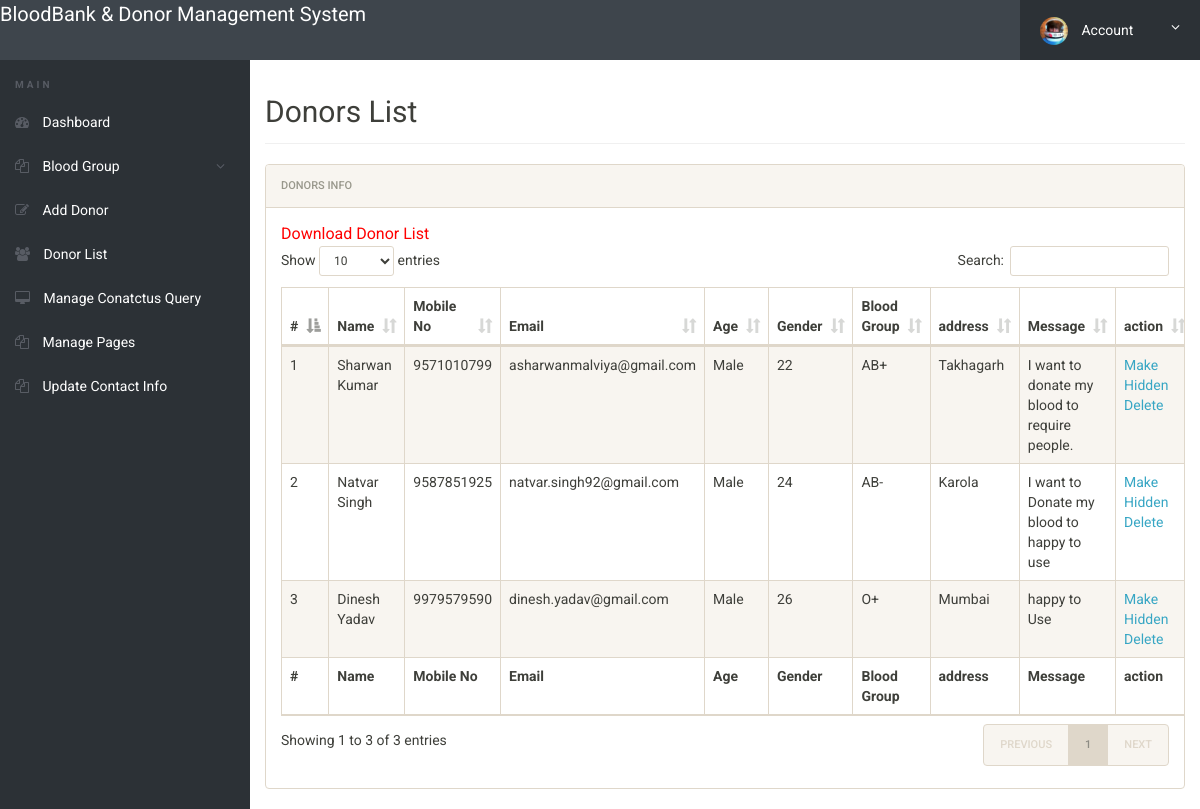
/admin/donor-list.php (signed in), run on the app's committed database.
### tables this page shows
CREATE TABLE `tblblooddonars` (
  `id` int(11) NOT NULL,
  `FullName` varchar(100) DEFAULT NULL,
  `MobileNumber` char(11) DEFAULT NULL,
  `EmailId` varchar(100) DEFAULT NULL,
  `Gender` varchar(20) DEFAULT NULL,
  `Age` int(11) DEFAULT NULL,
  `BloodGroup` varchar(20) DEFAULT NULL,
  `Address` varchar(255) DEFAULT NULL,
  `Message` mediumtext,
  `PostingDate` timestamp NOT NULL DEFAULT CURRENT_TIMESTAMP,
  `status` int(1) DEFAULT NULL
);

### admin/donor-list.php (the view, shortened to what this page needs)
<?php
include('includes/config.php');
if(strlen($_SESSION['alogin'])==0)
	{
header('location:index.php');
}
else{
 ?>
<!doctype html>
<html lang="en" class="no-js">
<head>
	<link rel="stylesheet" href="css/font-awesome.min.css">
	<link rel="stylesheet" href="css/bootstrap.min.css">
	<link rel="stylesheet" href="css/dataTables.bootstrap.min.css">
	<link rel="stylesheet" href="css/bootstrap-social.css">
	<link rel="stylesheet" href="css/bootstrap-select.css">
	<link rel="stylesheet" href="css/fileinput.min.css">
	<link rel="stylesheet" href="css/awesome-bootstrap-checkbox.css">
	<link rel="stylesheet" href="css/style.css">
</head>
<body>
	<?php include('includes/header.php');?>
	<div class="ts-main-content">
		<?php include('includes/leftbar.php');?>
		<div class="content-wrapper">
			<div class="container-fluid">
				<div class="row">
					<div class="col-md-12">
						<h2 class="page-title">Donors List</h2>
						<div class="panel panel-default">
							<div class="panel-heading">Donors Info</div>
							<div class="panel-body">
				<a href="download-records.php" style="color:red; font-size:16px;">Download Donor List</a>
								<table id="zctb" class="display table table-striped table-bordered table-hover" cellspacing="0" width="100%">
									<thead>
										<tr>
										<th>#</th>
											<th>Name</th>
											<th>Mobile No</th>
											<th>Email</th>
											<th>Age</th>
											<th>Gender</th>
											<th>Blood Group</th>
											<th>address</th>
											<th>Message </th>
											<th>action </th>
										</tr>
									</thead>
									<tfoot>
										<tr>
										<th>#</th>
										<th>Name</th>
											<th>Mobile No</th>
											<th>Email</th>
											<th>Age</th>
											<th>Gender</th>
											<th>Blood Group</th>
											<th>address</th>
											<th>Message </th>
											<th>action </th>
										</tr>
									</tfoot>
									<tbody>
<?php $sql = "SELECT * from  tblblooddonars ";
$query = $dbh -> prepare($sql);
$query->execute();
$results=$query->fetchAll(PDO::FETCH_OBJ);
$cnt=1;
if($query->rowCount() > 0)
{
foreach($results as $result)
{				?>
										<tr>
											<td><?php echo htmlentities($cnt);?></td>
											<td><?php echo htmlentities($result->FullName);?></td>
											<td><?php echo htmlentities($result->MobileNumber);?></td>
											<td><?php echo htmlentities($result->EmailId);?></td>
											<td><?php echo htmlentities($result->Gender);?></td>
											<td><?php echo htmlentities($result->Age);?></td>
											<td><?php echo htmlentities($result->BloodGroup);?></td>
											<td><?php echo htmlentities($result->Address);?></td>
											<td><?php echo htmlentities($result->Message);?></td>
										<td>
<?php if($result->status==1)
{?>
<a href="donor-list.php?hidden=<?php echo htmlentities($result->id);?>" onclick="return confirm('Do you really want to hiidden this detail')"> Make Hidden</a>
<?php } else {?>
<a href="donor-list.php?public=<?php echo htmlentities($result->id);?>" onclick="return confirm('Do you really want to Public this detail')"> Make Public</a>
<?php } ?>
<a href="donor-list.php?del=<?php echo htmlentities($result->id);?>" onclick="return confirm('Do you really want to delete this record')"> Delete</a>
</td>
										</tr>
										<?php $cnt=$cnt+1; }} ?>
									</tbody>
								</table>
							</div>
						</div>
					</div>
				</div>
			</div>
		</div>
	</div>
</body>
</html>
<?php } ?>

### admin/css/style.css (style rules this page uses)
html { font-size: 14px; }
@media only screen and (min-width: 480px) { html { font-size: 17px; } }
@media only screen and (min-width: 768px) { html { font-size: 14px; } }
body { font-size: 1em; }
a { color: #37a6c4; }
.panel { overflow: hidden; }
.page-title { padding-bottom: 15px; margin-bottom: 20px; border-bottom: 1px solid #f0f0f0; }
.ts-main-content .content-wrapper { padding-top: 15px; margin-top: 60px; }
@media only screen and (min-width: 992px) { .ts-main-content .content-wrapper { margin-left: 250px; } }

### data on the page
tblblooddonars: FullName "Sharwan Kumar", MobileNumber "9571010799", EmailId "asharwanmalviya@gmail.com", Gender "Male", Age "22", BloodGroup "AB+", Address "Takhagarh", Message "I want to donate my blood to require people."
tblblooddonars: FullName "Natvar Singh", MobileNumber "9587851925", EmailId "natvar.singh92@gmail.com", Gender "Male", Age "24", BloodGroup "AB-", Address "Karola", Message "I want to Donate my blood to happy to use"
tblblooddonars: FullName "Dinesh Yadav", MobileNumber "9979579590", EmailId "dinesh.yadav@gmail.com", Gender "Male", Age "26", BloodGroup "O+", Address "Mumbai", Message "happy to Use"
